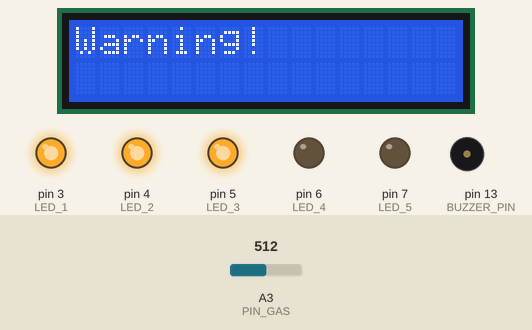
Bench run of a sketch on a simulated Arduino Uno, built with avr-gcc and run on an emulated ATmega328P. On the bench: 16×2 character LCD, output pins drawn as LEDs (lit = HIGH), buzzer (waves = sounding). Inputs (shaded band) come from the test bench; at power-on: A3 (PIN_GAS) = 512. What the sketch prints to the serial monitor is not drawn.

Above: at 5.3 s.
5.4 s: A3 (PIN_GAS) set to 542
At 6.0 s:
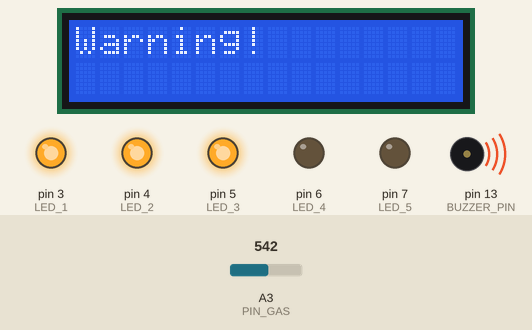
8.4 s: A3 (PIN_GAS) set to 306
At 9.6 s:
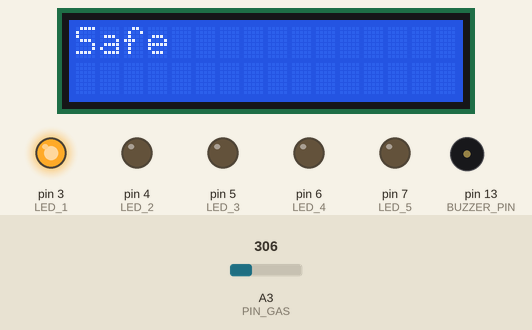
10.1 s: A3 (PIN_GAS) set to 375
11.6 s: A3 (PIN_GAS) set to 402
At 12.3 s:
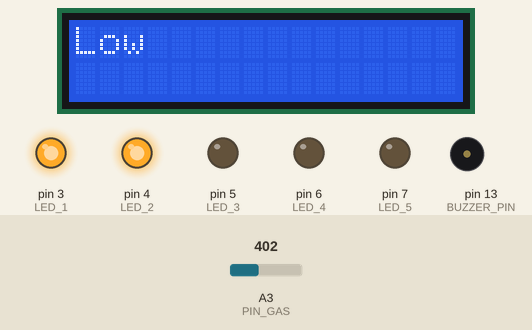
13.1 s: A3 (PIN_GAS) set to 463
14.6 s: A3 (PIN_GAS) set to 497
At 15.1 s:
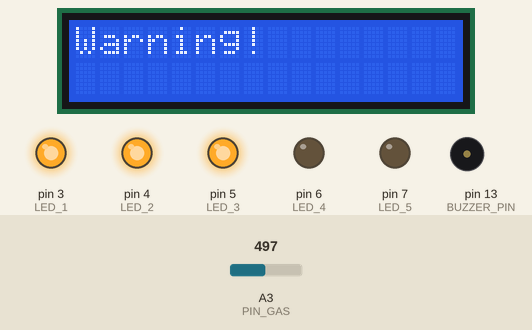
Timing chart, 0 to 17.1 s (numbered marks = the images above; inputs shaded):
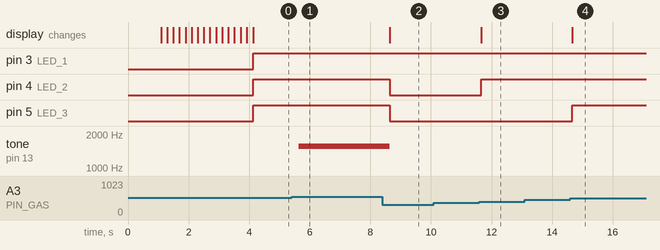

The sketch:

main.ino
```cpp
#include <Adafruit_LiquidCrystal.h>

Adafruit_LiquidCrystal lcd(0x20);

const int PIN_GAS = A3;
const int LED_1 = 3;
const int LED_2 = 4;
const int LED_3 = 5;
const int LED_4 = 6;
const int LED_5 = 7;
const int BUZZER_PIN = 13;

int pw = 0;

void display(int value)
{
  if (value >= 80)
  {
    if (pw != 5)
    {
      lcd.clear();
      lcd.print("Evacuate Now!");
      pw = 5;
    }
  }
  else if (value >= 60)
  {
    if (pw != 4)
    {
      lcd.clear();
      lcd.print("Danger!");
      pw = 4;
    }
  }
  else if (value >= 40)
  {
    if (pw != 3)
    {
      lcd.clear();
      lcd.print("Warning!");
      pw = 3;
    }
  }
  else if (value >= 20)
  {
    if (pw != 2)
    {
      lcd.clear();
      lcd.print("Low");
      pw = 2;
    }
  }
  else
  {
    if (pw != 1)
    {
      lcd.clear();
      lcd.print("Safe");
      pw = 1;
    }
  }
}

void greetings()
{
  lcd.print("Gas Detector");
  delay(1000);
  lcd.clear();
  char loading_arr[] = {'/', '|', '\\', '-', '|'};
  // 12
  lcd.print("Starting Up  ");

  for (int j = 0; j < 3; j++)
  {
    for (int i = 0; i < 5; i++)
    {
      lcd.setCursor(0, 12);
      lcd.print(loading_arr[i]);
      delay(200);
    }
  }
  lcd.clear();
  // / | \ - |
}

void setup()
{
  lcd.begin(16, 2);
  greetings();
  pinMode(PIN_GAS, INPUT);
  pinMode(LED_1, OUTPUT);
  pinMode(LED_2, OUTPUT);
  pinMode(LED_3, OUTPUT);
  pinMode(LED_4, OUTPUT);
  pinMode(LED_5, OUTPUT);
  Serial.begin(9600);
}

void loop()
{
  long frequency;
  int value = map(analogRead(PIN_GAS), 300, 750, 0, 100);
  display(value);
  digitalWrite(LED_1, HIGH);
  digitalWrite(LED_2, value >= 20 ? HIGH : LOW);
  digitalWrite(LED_3, value >= 40 ? HIGH : LOW);
  digitalWrite(LED_4, value >= 60 ? HIGH : LOW);
  digitalWrite(LED_5, value >= 80 ? HIGH : LOW);
  frequency = map(value, 0, 1023, 1500, 2500);
  if (value >= 50)
  {
    tone(BUZZER_PIN, frequency, 250);
  }
  Serial.println(value);
  delay(250);
}
```

Measured:
- the behaviour switches between 524 and 525 on A3 (PIN_GAS) (found by bisection; images 0 and 1)
- the behaviour switches between 389 and 390 on A3 (PIN_GAS) (found by bisection; images 2 and 3)
- the behaviour switches between 479 and 480 on A3 (PIN_GAS) (found by bisection; images 3 and 4)
- after the input at 5.4 s, tone on pin 13 (BUZZER_PIN): silent → 1551 Hz after 0.23 s
- after the input at 8.4 s, pin 4 (LED_2), pin 5 (LED_3): HIGH → LOW after 0.24 s; tone on pin 13 (BUZZER_PIN): 1551 Hz → silent after 0.24 s; the display: changes after 0.24 s (image 2)
- after the input at 10.1 s, every drawn part: stays the same
- after the input at 11.6 s, pin 4 (LED_2): LOW → HIGH after 0.05 s; the display: changes after 0.05 s (image 3)
- after the input at 13.1 s, every drawn part: stays the same
- after the input at 14.6 s, pin 5 (LED_3): LOW → HIGH after 0.07 s; the display: changes after 0.07 s (image 4)
